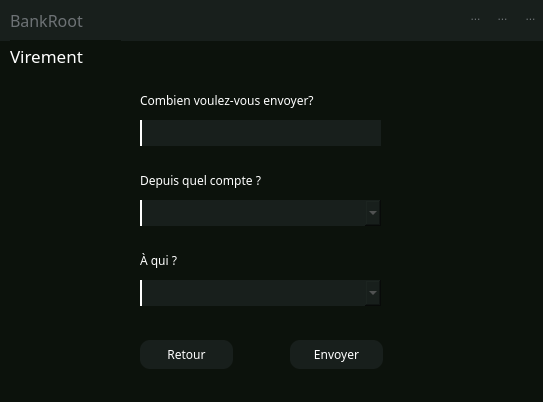
<?xml version="1.0" encoding="UTF-8"?>
<ui version="4.0">
 <class>virement</class>
 <widget class="QDialog" name="virement">
  <property name="geometry">
   <rect>
    <x>0</x>
    <y>0</y>
    <width>543</width>
    <height>402</height>
   </rect>
  </property>
  <property name="windowTitle">
   <string>Dialog</string>
  </property>
  <property name="styleSheet">
   <string notr="true">background-color: rgb(255, 255, 255);</string>
  </property>
  <widget class="QWidget" name="widget" native="true">
   <property name="geometry">
    <rect>
     <x>0</x>
     <y>0</y>
     <width>551</width>
     <height>411</height>
    </rect>
   </property>
   <property name="styleSheet">
    <string notr="true">QWidget{
background:#0C120C;
color:#717072;
}</string>
   </property>
   <widget class="QLineEdit" name="value">
    <property name="geometry">
     <rect>
      <x>140</x>
      <y>120</y>
      <width>241</width>
      <height>26</height>
     </rect>
    </property>
    <property name="styleSheet">
     <string notr="true">QFrame{
background:#181F1C;
border:none;
border-radius: 5px;
color:#717072;
}
QLineEdit{
background:#181F1C;
border:none;
border-left:2px solid #ffffff;
color:#717072;
padding-left: 10px
}</string>
    </property>
   </widget>
   <widget class="QLabel" name="label">
    <property name="geometry">
     <rect>
      <x>140</x>
      <y>90</y>
      <width>241</width>
      <height>20</height>
     </rect>
    </property>
    <property name="font">
     <font>
      <family>Montserrat Medium</family>
     </font>
    </property>
    <property name="styleSheet">
     <string notr="true">color: rgb(255,255,255);
</string>
    </property>
    <property name="text">
     <string>Combien voulez-vous envoyer?</string>
    </property>
   </widget>
   <widget class="QLabel" name="label_2">
    <property name="geometry">
     <rect>
      <x>140</x>
      <y>170</y>
      <width>171</width>
      <height>20</height>
     </rect>
    </property>
    <property name="font">
     <font>
      <family>Montserrat Medium</family>
     </font>
    </property>
    <property name="styleSheet">
     <string notr="true">color: rgb(255,255,255);
</string>
    </property>
    <property name="text">
     <string>Depuis quel compte ?</string>
    </property>
   </widget>
   <widget class="QWidget" name="widget_7" native="true">
    <property name="geometry">
     <rect>
      <x>0</x>
      <y>0</y>
      <width>1401</width>
      <height>41</height>
     </rect>
    </property>
    <property name="styleSheet">
     <string notr="true">background-color:rgb(24,31, 28);
color:rgb(109, 114, 117);
</string>
    </property>
    <widget class="QLabel" name="label_11">
     <property name="geometry">
      <rect>
       <x>10</x>
       <y>10</y>
       <width>111</width>
       <height>20</height>
      </rect>
     </property>
     <property name="font">
      <font>
       <family>Montserrat Light</family>
       <pointsize>12</pointsize>
      </font>
     </property>
     <property name="text">
      <string>BankRoot</string>
     </property>
    </widget>
    <widget class="QToolButton" name="reduced">
     <property name="geometry">
      <rect>
       <x>460</x>
       <y>0</y>
       <width>31</width>
       <height>31</height>
      </rect>
     </property>
     <property name="styleSheet">
      <string notr="true">QToolButton{
border-radius:45px;
}

QToolButton:hover{
border-radius:45px;
background:red;
}</string>
     </property>
     <property name="text">
      <string>...</string>
     </property>
     <property name="icon">
      <iconset resource="ressource.qrc">
       <normaloff>:/assets/reduce.png</normaloff>:/assets/reduce.png</iconset>
     </property>
     <property name="iconSize">
      <size>
       <width>12</width>
       <height>12</height>
      </size>
     </property>
    </widget>
    <widget class="QToolButton" name="toolButton_3">
     <property name="geometry">
      <rect>
       <x>520</x>
       <y>0</y>
       <width>21</width>
       <height>31</height>
      </rect>
     </property>
     <property name="styleSheet">
      <string notr="true">QToolButton{
border-radius:45px;
}

QToolButton:hover{
border-radius:45px;
background:red;
}</string>
     </property>
     <property name="text">
      <string>...</string>
     </property>
     <property name="icon">
      <iconset resource="ressource.qrc">
       <normaloff>:/assets/leave.png</normaloff>:/assets/leave.png</iconset>
     </property>
     <property name="iconSize">
      <size>
       <width>10</width>
       <height>10</height>
      </size>
     </property>
    </widget>
    <widget class="QToolButton" name="fullscreen">
     <property name="geometry">
      <rect>
       <x>487</x>
       <y>0</y>
       <width>31</width>
       <height>31</height>
      </rect>
     </property>
     <property name="styleSheet">
      <string notr="true">QToolButton{
border-radius:45px;
}</string>
     </property>
     <property name="text">
      <string>...</string>
     </property>
     <property name="icon">
      <iconset resource="ressource.qrc">
       <normaloff>:/assets/fullscreen.png</normaloff>:/assets/fullscreen.png</iconset>
     </property>
     <property name="iconSize">
      <size>
       <width>10</width>
       <height>10</height>
      </size>
     </property>
    </widget>
   </widget>
   <widget class="QLabel" name="label_3">
    <property name="geometry">
     <rect>
      <x>10</x>
      <y>40</y>
      <width>111</width>
      <height>31</height>
     </rect>
    </property>
    <property name="font">
     <font>
      <family>Montserrat</family>
      <pointsize>13</pointsize>
     </font>
    </property>
    <property name="styleSheet">
     <string notr="true">color: rgb(255, 255, 255);</string>
    </property>
    <property name="text">
     <string>Virement</string>
    </property>
   </widget>
   <widget class="QComboBox" name="comboBoxProp">
    <property name="geometry">
     <rect>
      <x>140</x>
      <y>200</y>
      <width>241</width>
      <height>26</height>
     </rect>
    </property>
    <property name="styleSheet">
     <string notr="true">QComboBox{
background:#181F1C;
border:none;
border-left:2px solid #ffffff;
color:#717072;
padding-left: 10px
}</string>
    </property>
   </widget>
   <widget class="QComboBox" name="combo">
    <property name="geometry">
     <rect>
      <x>140</x>
      <y>280</y>
      <width>241</width>
      <height>26</height>
     </rect>
    </property>
    <property name="styleSheet">
     <string notr="true">QComboBox{
background:#181F1C;
border:none;
border-left:2px solid #ffffff;
color:#717072;
padding-left: 10px
}</string>
    </property>
   </widget>
   <widget class="QLabel" name="label_4">
    <property name="geometry">
     <rect>
      <x>140</x>
      <y>250</y>
      <width>81</width>
      <height>20</height>
     </rect>
    </property>
    <property name="font">
     <font>
      <family>Montserrat Medium</family>
     </font>
    </property>
    <property name="styleSheet">
     <string notr="true">color: rgb(255,255,255);
</string>
    </property>
    <property name="text">
     <string>À qui ?</string>
    </property>
   </widget>
  </widget>
  <widget class="QPushButton" name="Envoyer">
   <property name="geometry">
    <rect>
     <x>290</x>
     <y>340</y>
     <width>93</width>
     <height>29</height>
    </rect>
   </property>
   <property name="font">
    <font>
     <family>Montserrat Medium</family>
     <italic>false</italic>
     <bold>false</bold>
    </font>
   </property>
   <property name="styleSheet">
    <string notr="true">
QPushButton{
color: rgb(255, 255, 255);
border-radius:10px;
background-color:rgb(24,31, 28);
}

QPushButton:hover{
color: rgb(255, 255, 255);
border-radius:10px;
background-color:rgb(34, 31, 28);
}
QPushButton:pressed{
background-color:rgb(24, 31, 28);
border-radius:10px;
color: rgb(255, 255, 255);
}

</string>
   </property>
   <property name="text">
    <string>Envoyer</string>
   </property>
  </widget>
  <widget class="QPushButton" name="pushButton_2">
   <property name="geometry">
    <rect>
     <x>140</x>
     <y>340</y>
     <width>93</width>
     <height>29</height>
    </rect>
   </property>
   <property name="font">
    <font>
     <family>Montserrat Medium</family>
     <italic>false</italic>
     <bold>false</bold>
    </font>
   </property>
   <property name="styleSheet">
    <string notr="true">
QPushButton{
color: rgb(255, 255, 255);
border-radius:10px;
background-color:rgb(24,31, 28);
}

QPushButton:hover{
color: rgb(255, 255, 255);
border-radius:10px;
background-color:rgb(34, 31, 28);
}
QPushButton:pressed{
background-color:rgb(24, 31, 28);
border-radius:10px;
color: rgb(255, 255, 255);
}

</string>
   </property>
   <property name="text">
    <string>Retour</string>
   </property>
  </widget>
 </widget>
 <resources>
  <include location="ressource.qrc"/>
 </resources>
 <connections/>
</ui>
